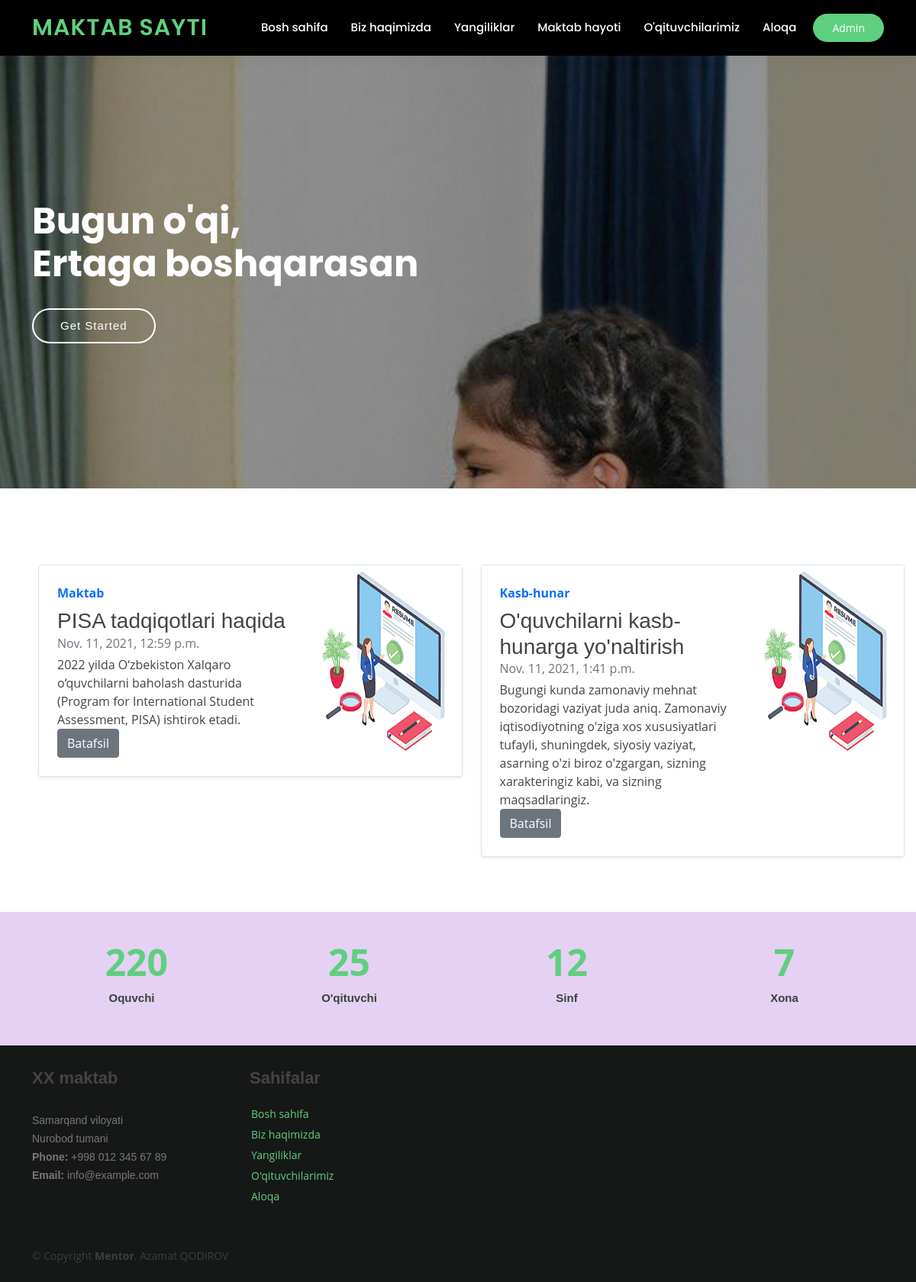
The page / on the database its author committed.
### backend/models.py (models this page shows, shortened)
class Post(models.Model):
    title = models.CharField(max_length=50)
    description = models.CharField(max_length=250)
    full_text = models.TextField()
    date = models.DateTimeField()
    image = models.ImageField(upload_to='images/', default="img/default-1.png")
    slug = models.SlugField(max_length=30)

### backend/views.py (the view)
def index(request):
    data = Post.objects.all()
    return render(request, "index.html", {'post': data})

### template/index.html (shortened to what this page needs)
{% extends "layout.html" %}
 {% block content %}
 <section id="hero" class="d-flex justify-content-center align-items-center">
    <div class="container position-relative" data-aos="zoom-in" data-aos-delay="100">
      <h1>Bugun o'qi,<br>Ertaga boshqarasan</h1>
      <a href="{% url 'about' %}" class="btn-get-started">Get Started</a>
    </div>
  </section>
  <div class="row mb-5" style="padding: 100px 15px 0 50px;">
    {% for post in post %}
    <div class="col-md-6">
      <div class="row g-0 border rounded overflow-hidden flex-md-row mb-4 shadow-sm h-md-250 position-relative">
        <div class="col p-4 d-flex flex-column position-static">
          <strong class="d-inline-block mb-2 text-primary">{{post.slug}}</strong>
          <h3 class="mb-0">{{post.title}}</h3>
          <div class="mb-1 text-muted">{{post.date}}</div>
          <p class="card-text mb-auto">{{post.description}}</p>
          <form action="">
              <a href="#" class="btn btn-secondary" type="submit">Batafsil</a>
          </form>
        </div>
        <div class="col-auto d-none d-lg-block">
          <img src="{{post.image.url}}" alt="">
        </div>
      </div>
    </div>
    {% endfor %}
  </div>
    <section id="counts" class="counts section-bg">
        <div class="container">
          <div class="row counters">
            <div class="col-lg-3 col-6 text-center">
              <span data-purecounter-start="0" data-purecounter-end="220" data-purecounter-duration="1" class="purecounter">&nbsp;220</span>
              <p>Oquvchi</p>
            </div>
            <div class="col-lg-3 col-6 text-center">
              <span data-purecounter-start="0" data-purecounter-end="25" data-purecounter-duration="1" class="purecounter">25</span>
              <p>O'qituvchi</p>
            </div>
            <div class="col-lg-3 col-6 text-center">
              <span data-purecounter-start="0" data-purecounter-end="12" data-purecounter-duration="1" class="purecounter">12</span>
              <p>Sinf</p>
            </div>
            <div class="col-lg-3 col-6 text-center">
              <span data-purecounter-start="0" data-purecounter-end="7" data-purecounter-duration="1" class="purecounter">7</span>
              <p>Xona</p>
            </div>
          </div>
        </div>
      </section>
  {% endblock %}

### template/layout.html (shortened to what this page needs)
{% load static %}
<!DOCTYPE html>
<html lang="en">
<head>
  <link rel="stylesheet" href="https://cdn.jsdelivr.net/npm/bootstrap@5.1.3/dist/css/bootstrap.min.css">
  <link rel="stylesheet" href="https://cdn.jsdelivr.net/npm/bootstrap@5.1.3/dist/js/bootstrap.min.js">
  <link rel="stylesheet" href="{% static 'css/style.css' %}">
</head>
<body>
    <header id="header" class="fixed-top" style="background: black;">
        <div class="container d-flex align-items-center">
          <h1 class="logo me-auto"><a href="index.html">Maktab sayti</a></h1>
          <nav id="navbar" class="navbar order-last order-lg-0">
            <ul>
              <li ><a href="/">Bosh sahifa</a></li>
              <li><a href="{% url 'about' %}">Biz haqimizda</a></li>
              <li><a href="{% url 'news' %}">Yangiliklar</a></li>
              <li><a href="{% url 'events' %}">Maktab hayoti</a></li>
              <li><a href="{% url 'agents' %}">O'qituvchilarimiz</a></li>
              <li><a href="{% url 'contact' %}">Aloqa</a></li>
            </ul>
          </nav>
          <a href="/admin" class="get-started-btn">Admin</a>
        </div>
    </header>
   {% block content %} {% endblock %}
  <footer id="footer">
    <div class="footer-top">
      <div class="container">
        <div class="row">
          <div class="col-lg-3 col-md-6 footer-contact">
            <h3>XX maktab</h3>
            <p>
              Samarqand viloyati <br>
              Nurobod tumani<br>
              <strong>Phone:</strong> +998 012 345 67 89<br>
              <strong>Email:</strong> info@example.com<br>
            </p>
          </div>
          <div class="col-lg-2 col-md-6 footer-links">
            <h3>Sahifalar</h3>
            <ul>
              <li> <a href="/">Bosh sahifa</a></li>
              <li> <a href="{% url 'about' %}">Biz haqimizda</a></li>
              <li> <a href="{% url 'news' %}">Yangiliklar</a></li>
              <li> <a href="{% url 'agents' %}">O'qituvchilarimiz</a></li>
              <li> <a href="{% url 'contact' %}">Aloqa</a></li>
            </ul>
          </div>
        </div>
      </div>
    </div>
    <div class="container d-md-flex py-4">
      <div class="me-md-auto text-center text-md-start">
        <div class="copyright">
          &copy; Copyright <strong><span>Mentor</span></strong>. Azamat QODIROV
        </div>
      </div>
    </div>
  </footer>
</body>
</html>

### static/css/style.css (style rules this page uses)
body { font-family: "Open Sans", sans-serif; color: #444444; }
a { color: #5fcf80; text-decoration: none; }
h1, h2, h3, h4, h5, h6 { font-family: "Raleway", sans-serif; }
#header { background: #fff; transition: all 0.5s; z-index: 997; padding: 15px 0; box-shadow: 0px 0 18px rgba(55, 66, 59, 0.08); }
#header .logo { font-size: 30px; margin: 0; padding: 0; line-height: 1; font-weight: 600; letter-spacing: 1px; text-transform: uppercase; font-family: "Poppins", sans-serif; }
#header .logo a { color: #5fcf80; }
#hero { width: 100%; height: 80vh; background: url("../img/hero-bg.jpg") top center; background-size: cover; position: relative; }
#hero:before { content: ""; background: rgba(0, 0, 0, 0.4); position: absolute; bottom: 0; top: 0; left: 0; right: 0; }
#hero .container { padding-top: 72px; }
#hero h1 { margin: 0; font-size: 3em; font-weight: 700; line-height: 56px; color: #fff; font-family: "Poppins", sans-serif; }
#hero .btn-get-started { font-family: "Raleway", sans-serif; font-weight: 500; font-size: 15px; letter-spacing: 1px; display: inline-block; padding: 10px 35px; border-radius: 50px; transition: 0.5s; margin-top: 30px; border: 2px solid #fff; color: #fff; }
@media (min-width: 1024px) { #hero { background-attachment: fixed; } }
.get-started-btn { margin-left: 22px; background: #5fcf80; color: #fff; border-radius: 50px; padding: 8px 25px; white-space: nowrap; transition: 0.3s; font-size: 14px; display: inline-block; }
.navbar { padding: 0; }
.navbar ul { margin: 0; padding: 0; display: flex; list-style: none; align-items: center; }
.navbar li { position: relative; }
.navbar a, .navbar a:focus { display: flex; align-items: center; justify-content: space-between; padding: 10px 0 10px 30px; font-family: "Poppins", sans-serif; font-size: 15px; font-weight: 500; color: #fff; white-space: nowrap; transition: 0.3s; }
section { padding: 60px 0; overflow: hidden; }
.section-bg { background-color: #e5d1f3; }
.counts { padding: 30px 0; }
.counts .counters span { font-size: 48px; display: block; color: #5fcf80; font-weight: 700; }
.counts .counters p { padding: 0; margin: 0 0 20px 0; font-family: "Raleway", sans-serif; font-size: 15px; font-weight: 600; color: #37423b; }
#footer { color: #37423b; font-size: 14px; background: #161817; }
#footer .footer-top { padding: 30px 0 30px 0; }
#footer .footer-top .footer-contact h3 { font-size: 22px; margin: 0 0 30px 0; padding: 2px 0 2px 0; line-height: 1; font-weight: 700; }
#footer .footer-top .footer-contact p { font-size: 14px; line-height: 24px; margin-bottom: 0; font-family: "Raleway", sans-serif; color: #777777; }
#footer .footer-top h3 { font-size: 22px; font-weight: bold; color: #444444; position: relative; padding-bottom: 12px; }
#footer .footer-top .footer-links ul { list-style: none; padding: 0; margin: 0; }
#footer .footer-top .footer-links ul li { padding: 3px 0; display: flex; align-items: center; }

### rows shown on the page
Post: slug "Maktab", title "PISA tadqiqotlari haqida", date "Nov. 11, 2021, 12:59 p.m.", description "2022 yilda O‘zbekiston Xalqaro o‘quvchilarni baholash dasturida (Program for International Student Assessment, PISA) ishtirok etadi.", image (placeholder picture)
Post: slug "Kasb-hunar", title "O'quvchilarni kasb-hunarga yo'naltirish", date "Nov. 11, 2021, 1:41 p.m.", description "Bugungi kunda zamonaviy mehnat bozoridagi vaziyat juda aniq. Zamonaviy iqtisodiyotning o'ziga xos xususiyatlari tufayli, shuningdek, siyosiy vaziyat, asarning o'zi biroz o'zgargan, sizning xarakteringiz kabi, va sizning maqsadlaringiz.", image (placeholder picture)
